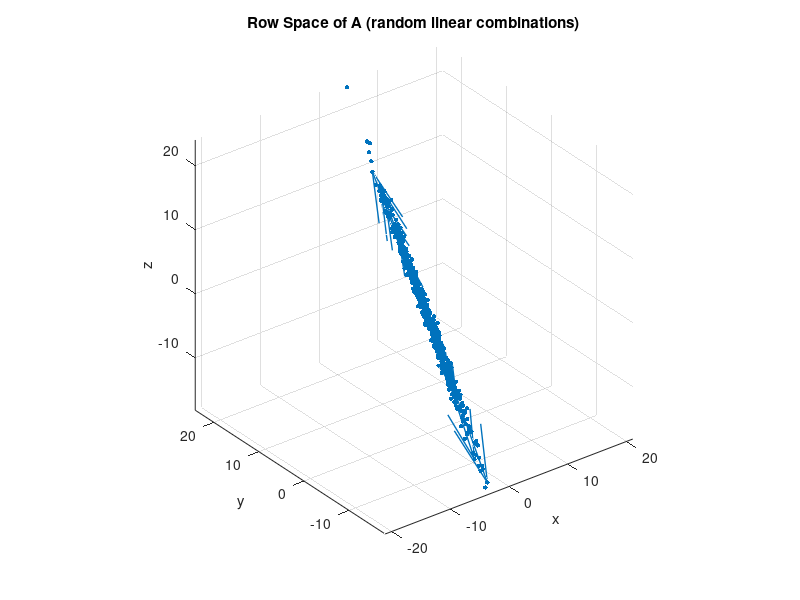
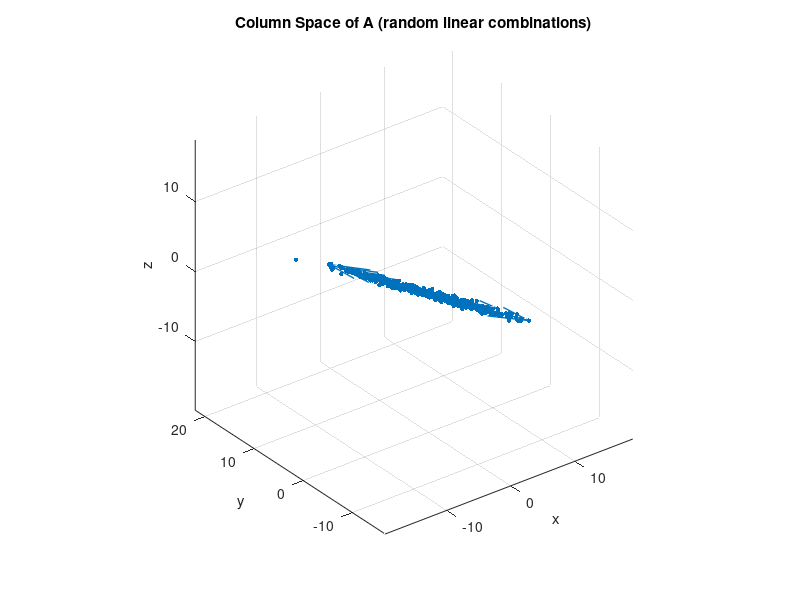

The MATLAB script that drew these images, in order:
clear; 
clc; 
close all;

A = [0 0 1;
    -1 -6 -6;
     0 0 1];

% Basis for row space 
r1 = [0 0 1];
r2 = [-1 -6 -6];

N = 800;                       % number of samples
alpha = randn(N,1);            % random coefficients
beta  = randn(N,1);

V = alpha.*r1 + beta.*r2;      % N x 3 points in the row space

figure;
scatter3(V(:,1), V(:,2), V(:,3), 10, 'filled');
grid on; axis equal;
xlabel('x'); ylabel('y'); zlabel('z');
title('Row Space of A (random linear combinations)');

% optional: draw some vectors from origin
hold on;
K = 30;
quiver3(zeros(K,1),zeros(K,1),zeros(K,1), V(1:K,1),V(1:K,2),V(1:K,3), 0, 'LineWidth', 1)

% Basis for column space (from part b)
c1 = [0; -1; 0];
c3 = [1; -6; 1];


V = alpha.*c1.' + beta.*c3.';  % make them row for stacking -> N x 3

figure;
scatter3(V(:,1), V(:,2), V(:,3), 10, 'filled');
grid on; axis equal;
xlabel('x'); ylabel('y'); zlabel('z');
title('Column Space of A (random linear combinations)');

hold on;
K = 30;
quiver3(zeros(K,1),zeros(K,1),zeros(K,1), V(1:K,1),V(1:K,2),V(1:K,3), 0, 'LineWidth', 1);
